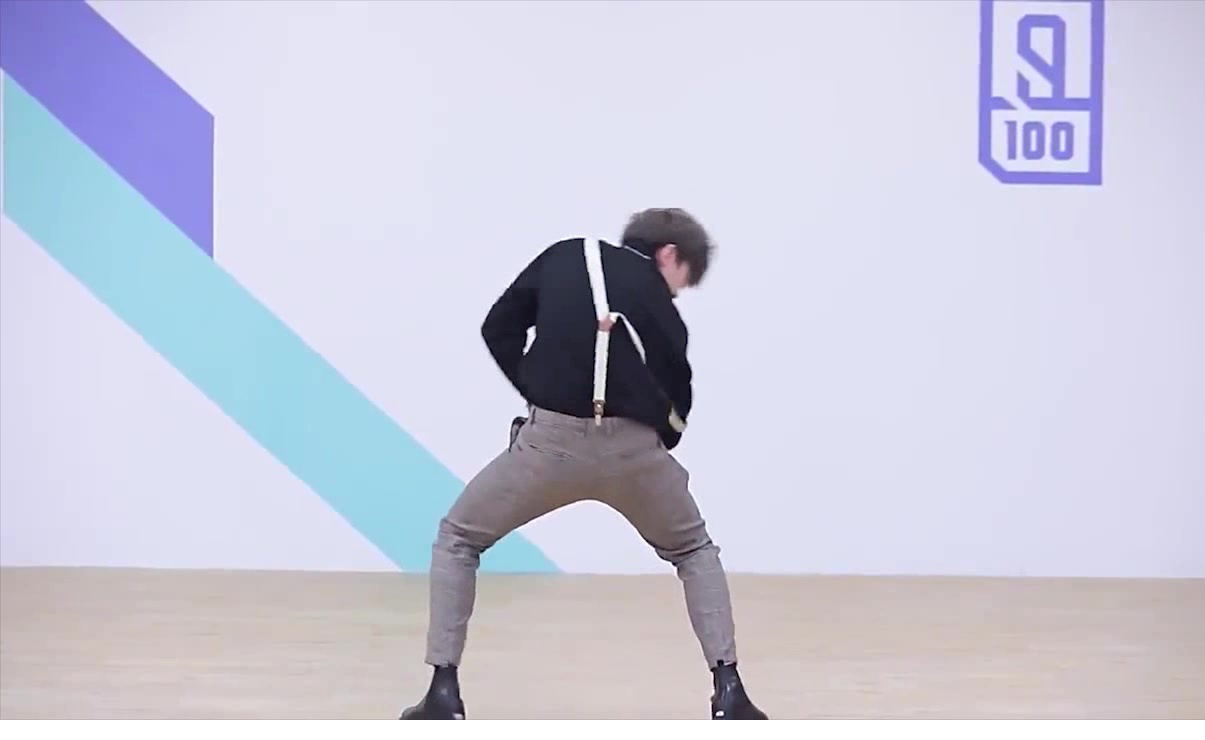
#> input picture image.jpg, 1205 x 740 px
$ python GBFS.py
#> lines starting #> are read from the running program, lines starting #| are printed output that depends on the picture; after the words box and inside, x2 and y2 are one past the last pixel; in counts of white or black regions, pixels touching at a corner belong together
### common.py
# -*- coding: utf-8 -*-
"""
 Created on Fri May 26 2023 16:03:59
 Modified on 2023-5-26 16:03:59

 @auther: HJ https://github.com/zhaohaojie1998
"""
# 算法共同组成部分
from typing import Union
import cv2
import time
import math
import numpy as np
import matplotlib.pyplot as plt
from queue import PriorityQueue
from dataclasses import dataclass, field

Number = Union[int, float]

__all__ = ['tic', 'toc', 'limit_angle', 'GridMap', 'PriorityQueuePro', 'ListQueue', 'SetQueue', 'Node']


# 坐标节点
@dataclass(eq=False)
class Node:
    """节点"""

    x: int
    y: int
    cost: Number = 0  # F代价
    parent: "Node" = None  # 父节点指针

    def __sub__(self, other) -> int:
        """计算节点与坐标的曼哈顿距离"""
        if isinstance(other, Node):
            return abs(self.x - other.x) + abs(self.y - other.y)
        elif isinstance(other, (tuple, list)):
            return abs(self.x - other[0]) + abs(self.y - other[1])
        raise ValueError("other必须为坐标或Node")

    def __add__(self, other: Union[tuple, list]) -> "Node":
        """生成新节点"""
        x = self.x + other[0]
        y = self.y + other[1]
        cost = self.cost + math.sqrt(other[0] ** 2 + other[1] ** 2)  # 欧式距离
        return Node(x, y, cost, self)

    def __eq__(self, other):
        """坐标x,y比较 -> node in list"""
        if isinstance(other, Node):
            return self.x == other.x and self.y == other.y
        elif isinstance(other, (tuple, list)):
            return self.x == other[0] and self.y == other[1]
        return False

    def __le__(self, other: "Node"):
        """代价<=比较 -> min(open_list)"""
        return self.cost <= other.cost

    def __lt__(self, other: "Node"):
        """代价<比较 -> min(open_list)"""
        return self.cost < other.cost

    def __hash__(self) -> int:
        """使可变对象可hash, 能放入set中 -> node in set"""
        return hash((self.x, self.y))  # tuple可hash
        # data in set 时间复杂度为 O(1), 但data必须可hash
        # data in list 时间复杂度 O(n)


# Set版优先队列
@dataclass
class SetQueue:
    """节点优先存储队列 set 版"""

    queue: set[Node] = field(default_factory=set)

    # Queue容器增强
    def __bool__(self):
        """判断: while Queue:"""
        return bool(self.queue)

    def __contains__(self, item):
        """包含: pos in Queue"""
        return item in self.queue
        # NOTE: in是值比较, 只看hash是否在集合, 不看id是否在集合

    def __len__(self):
        """长度: len(Queue)"""
        return len(self.queue)

    # PriorityQueue操作
    def get(self):
        """Queue 弹出代价最小节点"""
        node = min(self.queue)  # O(n)?
        self.queue.remove(node)  # O(1)
        return node

    def put(self, node: Node):
        """Queue 加入/更新节点"""
        if node in self.queue:  # O(1)
            qlist = list(self.queue)  # 索引元素, set无法索引需转换
            idx = qlist.index(node)  # O(n)
            if node.cost < qlist[idx].cost:  # 新节点代价更小则加入新节点
                self.queue.remove(node)  # O(1)
                self.queue.add(node)  # O(1) 移除node和加入node的hash相同, 但cost和parent不同
        else:
            self.queue.add(node)  # O(1)

    def empty(self):
        """Queue 是否为空"""
        return len(self.queue) == 0


# List版优先队列
@dataclass
class ListQueue:
    """节点优先存储队列 list 版"""

    queue: list[Node] = field(default_factory=list)

    # Queue容器增强
    def __bool__(self):
        """判断: while Queue:"""
        return bool(self.queue)

    def __contains__(self, item):
        """包含: pos in Queue"""
        return item in self.queue
        # NOTE: in是值比较, 只看value是否在列表, 不看id是否在列表

    def __len__(self):
        """长度: len(Queue)"""
        return len(self.queue)

    def __getitem__(self, idx):
        """索引: Queue[i]"""
        return self.queue[idx]

    # List操作
    def append(self, node: Node):
        """List 添加节点"""
        self.queue.append(node)  # O(1)

    def pop(self, idx=-1):
        """List 弹出节点"""
        return self.queue.pop(idx)  # O(1) ~ O(n)

    # PriorityQueue操作
    # [14 lines left out: functions get, put, not called in this run]

        # [8 lines of commented-out code are left out]

    def empty(self):
        """Queue 是否为空"""
        return len(self.queue) == 0


# 原版优先队列增强(原版也是list实现, 但get更快, put更慢)
class PriorityQueuePro(PriorityQueue):
    """节点优先存储队列 原版"""

    # PriorityQueue操作
    # [6 lines left out: function put, not called in this run]

    # Queue容器增强
    def __bool__(self):
        """判断: while Queue:"""
        return bool(self.queue)

    def __contains__(self, item):
        """包含: pos in Queue"""
        return item in self.queue
        # NOTE: in是值比较, 只看value是否在列表, 不看id是否在列表

    def __len__(self):
        """长度: len(Queue)"""
        return len(self.queue)

    def __getitem__(self, idx):
        """索引: Queue[i]"""
        return self.queue[idx]


# 图像处理生成网格地图
class GridMap:
    """从图片中提取栅格地图"""

    def __init__(
            self,
            img_path: str,
            thresh: int,
            high: int,
            width: int,
    ):
        """提取栅格地图

        Parameters
        ----------
        img_path : str
            原图片路径
        thresh : int
            图片二值化阈值, 大于阈值的部分被置为255, 小于部分被置为0
        high : int
            栅格地图高度
        width : int
            栅格地图宽度
        """
#> called with img_path = 'image.jpg', thresh = 172, high = 350, width = 600
        # 存储路径
        self.__map_path = 'map.png'  # 栅格地图路径
        self.__path_path = 'path.png'  # 路径规划结果路径

        # 图像处理 #  NOTE cv2 按 HWC 存储图片
        image = cv2.imread(img_path, cv2.IMREAD_GRAYSCALE)  # 读取原图 H,W,C
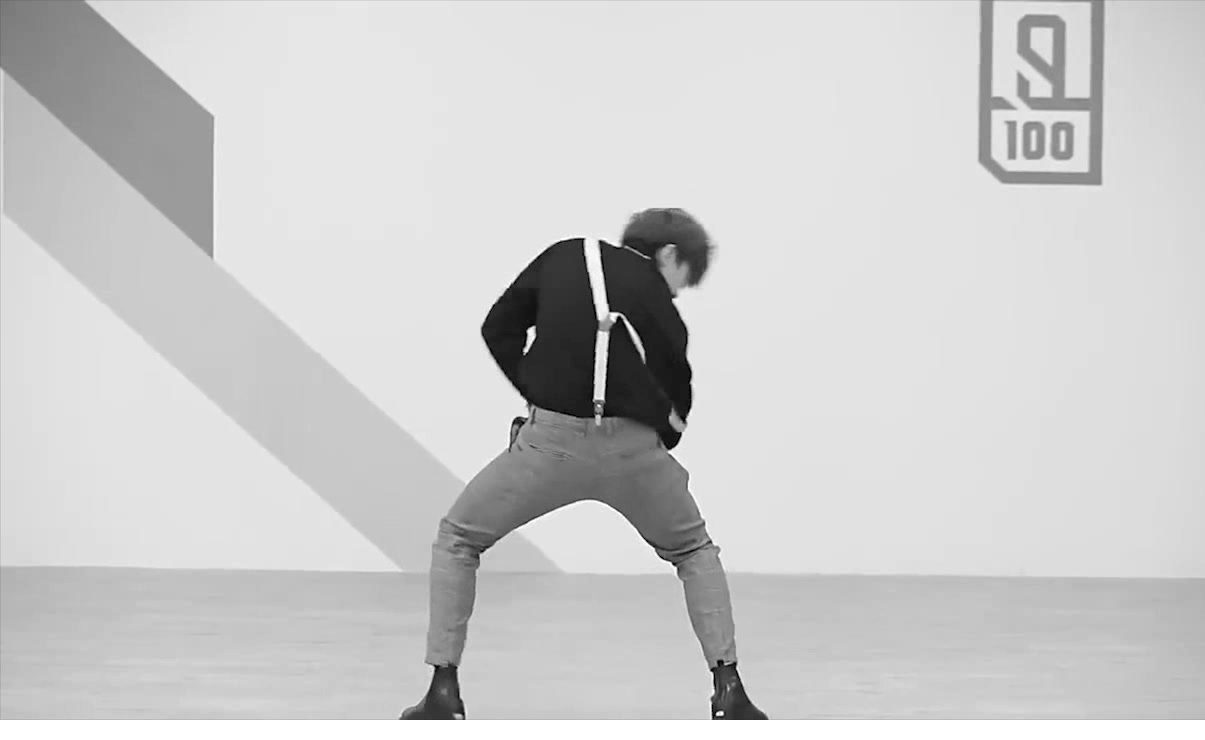
#> image: shape (740, 1205); min 0, max 255, mean 204.7
        thresh, map_img = cv2.threshold(image, thresh, 255, cv2.THRESH_BINARY)  # 地图二值化
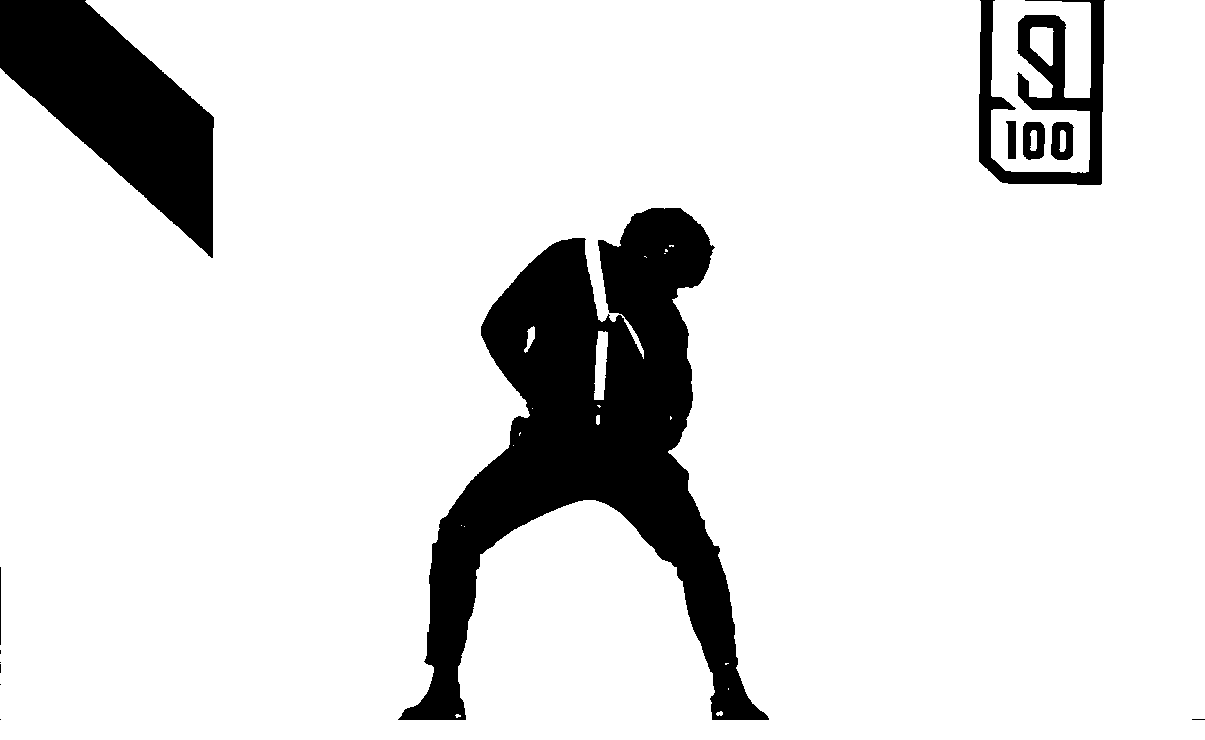
#> map_img: shape (740, 1205); 87.9% white; 13 black regions (6 under 20 px), largest, box (x1, y1, x2, y2) and area: (398, 208, 769, 720) 70364, (0, 0, 214, 258) 27177, (979, 0, 1105, 185) 9018
#> thresh = 172
        map_img = cv2.resize(map_img, (width, high))  # 设置地图尺寸
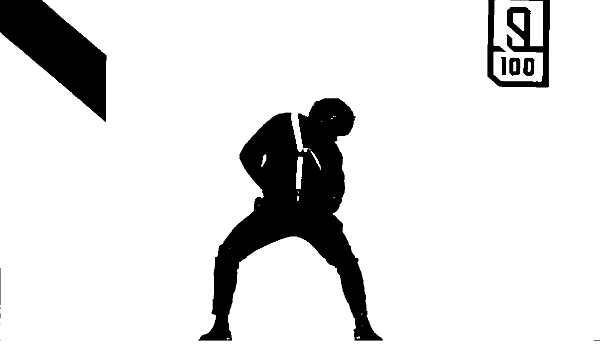
#> map_img: shape (350, 600); min 0, max 255, mean 224
        cv2.imwrite(self.__map_path, map_img)  # 存储二值地图

        # 栅格地图属性
        self.map_array = np.array(map_img)
        """ndarray地图, H*W, 0代表障碍物"""
        self.high = high
        """ndarray地图高度"""
        self.width = width
        """ndarray地图宽度"""

    def show_path(self, path_list, *, save=False):
        """路径规划结果绘制

        Parameters
        ----------
        path_list : list[Node]
            路径节点组成的列表, 要求Node有x,y属性
        save : bool, optional
            是否保存结果图片
        """
#> called with save = False

        if not path_list:
            print("\n传入空列表, 无法绘图\n")
            return
        if not hasattr(path_list[0], "x") or not hasattr(path_list[0], "y"):
            print("\n路径节点中没有坐标x或坐标y属性, 无法绘图\n")
            return

        x, y = [], []
        for p in path_list:
            x.append(p.x)
            y.append(p.y)

        fig, ax = plt.subplots()
        map_ = cv2.imread(self.__map_path)
#> map_: shape (350, 600, 3); min 0, max 255, mean 224
        map_ = cv2.resize(map_, (self.width, self.high))
        # img = cv2.cvtColor(img, cv2.COLOR_BGR2RGB) # R G B
        # img = img[:, :, ::-1] # R G B
        map_ = map_[::-1]  # 画出来的鸡哥是反的, 需要转过来
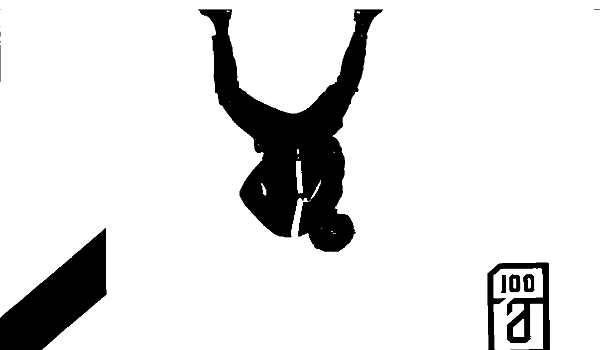
#> map_: shape (350, 600, 3); min 0, max 255, mean 224
        ax.imshow(map_, extent=[0, self.width, 0, self.high])  # extent[x_min, x_max, y_min, y_max]
        ax.plot(x, y, c='r', label='path', linewidth=2)
        ax.scatter(x[0], y[0], c='c', marker='o', label='start', s=40, linewidth=2)
        ax.scatter(x[-1], y[-1], c='c', marker='x', label='end', s=40, linewidth=2)
        ax.invert_yaxis()  # 反转y轴
        ax.legend().set_draggable(True)
        plt.show()
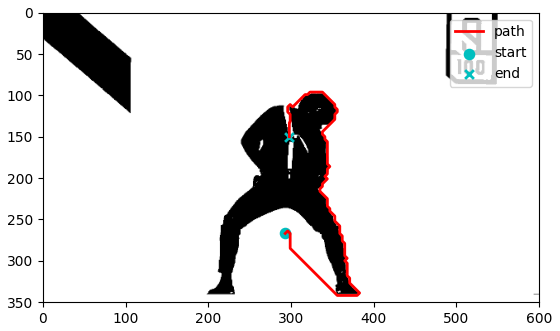
#> figure drawn by matplotlib, 1 panel
        if save:
            plt.savefig(self.__path_path)


global global_tic_time


# matlab计时器
def tic():
    """计时开始"""
    if 'global_tic_time' not in globals():
        global_tic_time = []
    global_tic_time.append(time.time())


def toc(name='', *, CN=True, digit=6):
    """计时结束"""
    if 'global_tic_time' not in globals() or not global_tic_time:  # 未设置全局变量或全局变量为[]
        print('未设置tic' if CN else 'tic not set')
        return
    name = name + ' ' if (name and not CN) else name
    if CN:
        print('%s历时 %f 秒。\n' % (name, round(time.time() - global_tic_time.pop(), digit)))
    else:
        print('%sElapsed time is %f seconds.\n' % (name, round(time.time() - global_tic_time.pop(), digit)))


# 角度归一化
# [9 lines left out: function limit_angle, not called in this run]

### GBFS.py
# -*- coding: utf-8 -*-
"""
Created on Thu Mar 30 16:45:58 2023

@author: HJ
"""

# 贪婪最佳优先搜索(Greedy Best First Search, GBFS)算法
# A*: F = G + H
# GBFS: F = H
# https://zhuanlan.zhihu.com/p/346666812
from functools import lru_cache
from common import *

Queue_Type = 0
"""
# OpenList 采用的 PriorityQueue 的结构
## 0 -> SetQueue
## 1 -> ListQueue
## 2 -> PriorityQueuePro
List/Set可以实现更新OpenList中节点的parent和cost, 找到的路径更优\n
PriorityQueuePro速度最快, 但无法更新信息, 路径较差\n
List速度最慢, Set速度接近PriorityQueuePro甚至更快\n
"""

# 地图读取
IMAGE_PATH = 'image.jpg'  # 原图路径
THRESH = 172  # 图片二值化阈值, 大于阈值的部分被置为255, 小于部分被置为0
HEIGHT = 350  # 地图高度
WIDTH = 600  # 地图宽度

MAP = GridMap(IMAGE_PATH, THRESH, HEIGHT, WIDTH)  # 栅格地图对象

# 起点终点
START = (290, 270)  # 起点坐标 y轴向下为正
END = (298, 150)  # 终点坐标 y轴向下为正

""" ---------------------------- Greedy Best First Search算法 ---------------------------- """
# F = H


# 设置OpenList使用的优先队列
if Queue_Type == 0:
    NodeQueue = SetQueue
elif Queue_Type == 1:
    NodeQueue = ListQueue
else:
    NodeQueue = PriorityQueuePro


# 贪婪最佳优先搜索算法
class GBFS:
    """GBFS算法"""

    def __init__(
            self,
            start_pos=START,
            end_pos=END,
            map_array=MAP.map_array,
            move_step=3,
            move_direction=8,
    ):
        """GBFS算法

        Parameters
        ----------
        start_pos : tuple/list
            起点坐标
        end_pos : tuple/list
            终点坐标
        map_array : ndarray
            二值化地图, 0表示障碍物, 255表示空白, H*W维
        move_step : int
            移动步数, 默认3
        move_direction : int (8 or 4)
            移动方向, 默认8个方向
        """
        # 网格化地图
        self.path_list = None
        self.open_queue = None
        self.close_set = None
        self.move_direction = None
        self.move_step = None
        self.__reset_flag = None
        self.map_array = map_array  # H * W

        self.width = self.map_array.shape[1]
        self.height = self.map_array.shape[0]

        # 起点终点
        self.start = Node(*start_pos)  # 初始位置
        self.end = Node(*end_pos)  # 结束位置

        # Error Check
        if not self._in_map(self.start) or not self._in_map(self.end):
            raise ValueError(f"x坐标范围0~{self.width - 1}, y坐标范围0~{self.height - 1}")
        if self._is_collided(self.start):
            raise ValueError(f"起点x坐标或y坐标在障碍物上")
        if self._is_collided(self.end):
            raise ValueError(f"终点x坐标或y坐标在障碍物上")

        # 算法初始化
        self.reset(move_step, move_direction)

    def reset(self, move_step=3, move_direction=8):
        """重置算法"""
        self.__reset_flag = False
        self.move_step = move_step  # 移动步长(搜索后期会减小)
        self.move_direction = move_direction  # 移动方向 8 个
        self.close_set = set()  # 存储已经走过的位置及其G值
        self.open_queue = NodeQueue()  # 存储当前位置周围可行的位置及其F值
        self.path_list = []  # 存储路径(CloseList里的数据无序)

    def search(self):
        """搜索路径"""
        return self.__call__()

    def _in_map(self, node: Node):
        """点是否在网格地图中"""
        return (0 <= node.x < self.width) and (0 <= node.y < self.height)  # 右边不能取等!!!

    def _is_collided(self, node: Node):
        """点是否和障碍物碰撞"""
        return self.map_array[node.y, node.x] == 0

    def _move(self):
        """移动点"""

        @lru_cache(maxsize=3)  # 避免参数相同时重复计算
        def _move(move_step: int, move_direction: int):
            move = (
                [0, move_step],  # 上
                [0, -move_step],  # 下
                [-move_step, 0],  # 左
                [move_step, 0],  # 右
                [move_step, move_step],  # 右上
                [move_step, -move_step],  # 右下
                [-move_step, move_step],  # 左上
                [-move_step, -move_step],  # 左下
            )
            return move[0:move_direction]  # 坐标增量+代价

        return _move(self.move_step, self.move_direction)

    def _update_open_list(self, curr: Node):
        """open_list添加可行点"""
        for add in self._move():
            # 更新可行位置
            next_ = curr + add

            # 新位置是否在地图外边
            if not self._in_map(next_):
                continue
            # 新位置是否碰到障碍物
            if self._is_collided(next_):
                continue
            # 新位置是否在 CloseList 中
            if next_ in self.close_set:
                continue

            # 计算所添加的结点的代价
            H = next_ - self.end  # 剩余距离估计
            next_.cost = H  # G = 0

            # open-list添加/更新结点
            self.open_queue.put(next_)

            # 当剩余距离小时, 走慢一点
            if H < 20:
                self.move_step = 1

    def __call__(self):
        """GBFS路径搜索"""
        assert not self.__reset_flag, "call之前需要reset"
        print("搜索中\n")

        curr = None

        # 初始化列表
        self.open_queue.put(self.start)  # 初始化 OpenList

        # 正向搜索节点(CloseList里的数据无序)
        tic()
        while not self.open_queue.empty():
            # 弹出 OpenList 代价 H 最小的点
            curr = self.open_queue.get()
            # 更新 OpenList
            self._update_open_list(curr)
            # 更新 CloseList
            self.close_set.add(curr)  # G始终为0
            # 结束迭代
            if curr == self.end:
                break
        print("路径搜索完成\n")
        toc()

        # 节点组合成路径
        while curr.parent is not None:
            self.path_list.append(curr)
            curr = curr.parent
        self.path_list.reverse()

        # 需要重置
        self.__reset_flag = True

        return self.path_list


# debug
if __name__ == '__main__':
    p = GBFS()()
    MAP.show_path(p)
